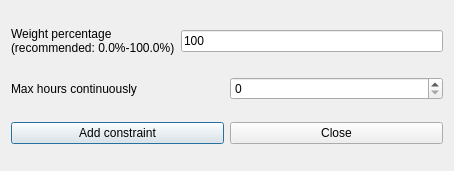
<?xml version="1.0" encoding="UTF-8"?>
<ui version="4.0">
 <class>AddConstraintStudentsMaxHoursContinuouslyForm_template</class>
 <widget class="QDialog" name="AddConstraintStudentsMaxHoursContinuouslyForm_template">
  <property name="geometry">
   <rect>
    <x>0</x>
    <y>0</y>
    <width>454</width>
    <height>171</height>
   </rect>
  </property>
  <property name="windowTitle">
   <string extracomment="This is the title of the dialog to add a new constraint of this type">Add students max hours continuously</string>
  </property>
  <layout class="QGridLayout" name="gridLayout">
   <item row="0" column="0">
    <layout class="QHBoxLayout" name="horizontalLayout">
     <item>
      <widget class="QLabel" name="weightTextLabel">
       <property name="frameShape">
        <enum>QFrame::NoFrame</enum>
       </property>
       <property name="frameShadow">
        <enum>QFrame::Plain</enum>
       </property>
       <property name="text">
        <string>Weight percentage
(recommended: 0.0%-100.0%)</string>
       </property>
       <property name="wordWrap">
        <bool>false</bool>
       </property>
      </widget>
     </item>
     <item>
      <widget class="QLineEdit" name="weightLineEdit">
       <property name="text">
        <string>100</string>
       </property>
      </widget>
     </item>
    </layout>
   </item>
   <item row="1" column="0">
    <layout class="QHBoxLayout" name="horizontalLayout_2">
     <item>
      <widget class="QLabel" name="maxHoursTextLabel">
       <property name="frameShape">
        <enum>QFrame::NoFrame</enum>
       </property>
       <property name="frameShadow">
        <enum>QFrame::Plain</enum>
       </property>
       <property name="text">
        <string>Max hours continuously</string>
       </property>
       <property name="wordWrap">
        <bool>false</bool>
       </property>
      </widget>
     </item>
     <item>
      <widget class="QSpinBox" name="maxHoursSpinBox"/>
     </item>
    </layout>
   </item>
   <item row="2" column="0">
    <layout class="QHBoxLayout" name="horizontalLayout_3">
     <item>
      <widget class="QPushButton" name="addConstraintPushButton">
       <property name="text">
        <string>Add constraint</string>
       </property>
      </widget>
     </item>
     <item>
      <widget class="QPushButton" name="closePushButton">
       <property name="text">
        <string>Close</string>
       </property>
      </widget>
     </item>
    </layout>
   </item>
  </layout>
 </widget>
 <layoutdefault spacing="6" margin="11"/>
 <tabstops>
  <tabstop>weightLineEdit</tabstop>
  <tabstop>maxHoursSpinBox</tabstop>
  <tabstop>addConstraintPushButton</tabstop>
  <tabstop>closePushButton</tabstop>
 </tabstops>
 <resources/>
 <connections/>
</ui>
